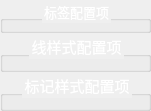
          <widget class="QWidget" name="page_3">
           <property name="geometry">
            <rect>
             <x>-72</x>
             <y>0</y>
             <width>151</width>
             <height>53</height>
            </rect>
           </property>
           <attribute name="icon">
            <iconset resource="wcqt.qrc">
             <normaloff>:/icon/images/动物/狐狸.png</normaloff>:/icon/images/动物/狐狸.png</iconset>
           </attribute>
           <attribute name="label">
            <string>系列配置</string>
           </attribute>
           <layout class="QGridLayout" name="gridLayout_4">
            <property name="leftMargin">
             <number>0</number>
            </property>
            <property name="topMargin">
             <number>0</number>
            </property>
            <property name="rightMargin">
             <number>0</number>
            </property>
            <property name="bottomMargin">
             <number>0</number>
            </property>
            <property name="spacing">
             <number>0</number>
            </property>
            <item row="0" column="0">
             <widget class="QGroupBox" name="groupBox_10">
              <property name="font">
               <font>
                <pointsize>10</pointsize>
               </font>
              </property>
              <property name="layoutDirection">
               <enum>Qt::LeftToRight</enum>
              </property>
              <property name="styleSheet">
               <string notr="true">background-image: url(:/bg/bg/g1.png);
color: rgb(255, 255, 255);</string>
              </property>
              <property name="title">
               <string>标签配置项</string>
              </property>
              <property name="alignment">
               <set>Qt::AlignCenter</set>
              </property>
              <widget class="QSpinBox" name="font_size">
               <property name="geometry">
                <rect>
                 <x>130</x>
                 <y>40</y>
                 <width>171</width>
                 <height>31</height>
                </rect>
               </property>
               <property name="font">
                <font>
                 <pointsize>12</pointsize>
                </font>
               </property>
               <property name="styleSheet">
                <string notr="true">background-color: rgb(0, 0, 0);</string>
               </property>
               <property name="minimum">
                <number>10</number>
               </property>
               <property name="maximum">
                <number>30</number>
               </property>
               <property name="value">
                <number>15</number>
               </property>
              </widget>
              <widget class="QLabel" name="label_12">
               <property name="geometry">
                <rect>
                 <x>10</x>
                 <y>40</y>
                 <width>101</width>
                 <height>23</height>
                </rect>
               </property>
               <property name="font">
                <font>
                 <family>3ds</family>
                 <pointsize>12</pointsize>
                 <weight>75</weight>
                 <bold>true</bold>
                </font>
               </property>
               <property name="text">
                <string>文字大小</string>
               </property>
              </widget>
              <widget class="QFontComboBox" name="font_family">
               <property name="geometry">
                <rect>
                 <x>130</x>
                 <y>90</y>
                 <width>171</width>
                 <height>31</height>
                </rect>
               </property>
               <property name="font">
                <font>
                 <pointsize>10</pointsize>
                </font>
               </property>
               <property name="styleSheet">
                <string notr="true">background-color: rgb(0, 0, 0);</string>
               </property>
              </widget>
              <widget class="QLabel" name="label_13">
               <property name="geometry">
                <rect>
                 <x>10</x>
                 <y>90</y>
                 <width>101</width>
                 <height>31</height>
                </rect>
               </property>
               <property name="font">
                <font>
                 <family>3ds</family>
                 <pointsize>12</pointsize>
                 <weight>75</weight>
                 <bold>true</bold>
                </font>
               </property>
               <property name="text">
                <string>文字字体</string>
               </property>
              </widget>
              <widget class="QPushButton" name="color">
               <property name="geometry">
                <rect>
                 <x>60</x>
                 <y>210</y>
                 <width>121</width>
                 <height>31</height>
                </rect>
               </property>
               <property name="font">
                <font>
                 <pointsize>12</pointsize>
                 <weight>75</weight>
                 <bold>true</bold>
                </font>
               </property>
               <property name="text">
                <string>设置颜色</string>
               </property>
              </widget>
              <widget class="QLabel" name="label_19">
               <property name="geometry">
                <rect>
                 <x>10</x>
                 <y>140</y>
                 <width>101</width>
                 <height>31</height>
                </rect>
               </property>
               <property name="font">
                <font>
                 <family>3ds</family>
                 <pointsize>12</pointsize>
                 <weight>75</weight>
                 <bold>true</bold>
                </font>
               </property>
               <property name="text">
                <string>位置</string>
               </property>
              </widget>
              <widget class="QComboBox" name="position">
               <property name="geometry">
                <rect>
                 <x>130</x>
                 <y>140</y>
                 <width>171</width>
                 <height>31</height>
                </rect>
               </property>
               <property name="font">
                <font>
                 <family>宋体</family>
                 <pointsize>12</pointsize>
                 <weight>50</weight>
                 <bold>false</bold>
                </font>
               </property>
               <property name="styleSheet">
                <string notr="true">background-color: rgb(0, 0, 0);</string>
               </property>
               <property name="insertPolicy">
                <enum>QComboBox::InsertAtBottom</enum>
               </property>
               <item>
                <property name="text">
                 <string>top</string>
                </property>
               </item>
               <item>
                <property name="text">
                 <string>bottom</string>
                </property>
               </item>
               <item>
                <property name="text">
                 <string>left</string>
                </property>
               </item>
               <item>
                <property name="text">
                 <string>right</string>
                </property>
               </item>
               <item>
                <property name="text">
                 <string>inside</string>
                </property>
               </item>
              </widget>
             </widget>
            </item>
            <item row="1" column="0">
             <widget class="QGroupBox" name="groupBox_11">
              <property name="font">
               <font>
                <pointsize>11</pointsize>
               </font>
              </property>
              <property name="layoutDirection">
               <enum>Qt::LeftToRight</enum>
              </property>
              <property name="styleSheet">
               <string notr="true">background-image: url(:/bg/bg/g1.png);
color: rgb(255, 255, 255);</string>
              </property>
              <property name="title">
               <string>线样式配置项</string>
              </property>
              <property name="alignment">
               <set>Qt::AlignCenter</set>
              </property>
              <widget class="QLabel" name="label_14">
               <property name="geometry">
                <rect>
                 <x>40</x>
                 <y>100</y>
                 <width>101</width>
                 <height>23</height>
                </rect>
               </property>
               <property name="font">
                <font>
                 <family>3ds</family>
                 <pointsize>12</pointsize>
                 <weight>75</weight>
                 <bold>true</bold>
                </font>
               </property>
               <property name="text">
                <string>弯曲度</string>
               </property>
              </widget>
              <widget class="QSpinBox" name="line_width">
               <property name="geometry">
                <rect>
                 <x>150</x>
                 <y>150</y>
                 <width>111</width>
                 <height>22</height>
                </rect>
               </property>
               <property name="font">
                <font>
                 <pointsize>12</pointsize>
                </font>
               </property>
               <property name="styleSheet">
                <string notr="true">background-color: rgb(0, 0, 0);</string>
               </property>
               <property name="minimum">
                <number>0</number>
               </property>
               <property name="maximum">
                <number>20</number>
               </property>
               <property name="value">
                <number>1</number>
               </property>
              </widget>
              <widget class="QLabel" name="label_16">
               <property name="geometry">
                <rect>
                 <x>40</x>
                 <y>150</y>
                 <width>101</width>
                 <height>23</height>
                </rect>
               </property>
               <property name="font">
                <font>
                 <family>3ds</family>
                 <pointsize>12</pointsize>
                 <weight>75</weight>
                 <bold>true</bold>
                </font>
               </property>
               <property name="text">
                <string>线宽</string>
               </property>
              </widget>
              <widget class="QLabel" name="label_17">
               <property name="geometry">
                <rect>
                 <x>40</x>
                 <y>60</y>
                 <width>101</width>
                 <height>23</height>
                </rect>
               </property>
               <property name="font">
                <font>
                 <family>3ds</family>
                 <pointsize>12</pointsize>
                 <weight>75</weight>
                 <bold>true</bold>
                </font>
               </property>
               <property name="styleSheet">
                <string notr="true"/>
               </property>
               <property name="text">
                <string>透明度</string>
               </property>
              </widget>
              <widget class="QDoubleSpinBox" name="opacity">
               <property name="geometry">
                <rect>
                 <x>150</x>
                 <y>60</y>
                 <width>111</width>
                 <height>22</height>
                </rect>
               </property>
               <property name="font">
                <font>
                 <pointsize>12</pointsize>
                </font>
               </property>
               <property name="styleSheet">
                <string notr="true">background-color: rgb(0, 0, 0);</string>
               </property>
               <property name="decimals">
                <number>1</number>
               </property>
               <property name="maximum">
                <double>1.000000000000000</double>
               </property>
               <property name="singleStep">
                <double>0.100000000000000</double>
               </property>
               <property name="value">
                <double>1.000000000000000</double>
               </property>
              </widget>
              <widget class="QDoubleSpinBox" name="curve">
               <property name="geometry">
                <rect>
                 <x>150</x>
                 <y>100</y>
                 <width>111</width>
                 <height>22</height>
                </rect>
               </property>
               <property name="font">
                <font>
                 <pointsize>12</pointsize>
                </font>
               </property>
               <property name="styleSheet">
                <string notr="true">background-color: rgb(0, 0, 0);</string>
               </property>
               <property name="decimals">
                <number>1</number>
               </property>
               <property name="maximum">
                <double>5.000000000000000</double>
               </property>
               <property name="singleStep">
                <double>0.100000000000000</double>
               </property>
               <property name="value">
                <double>0.000000000000000</double>
               </property>
              </widget>
             </widget>
            </item>
            <item row="2" column="0">
             <widget class="QGroupBox" name="groupBox_12">
              <property name="font">
               <font>
                <pointsize>11</pointsize>
               </font>
              </property>
              <property name="layoutDirection">
               <enum>Qt::LeftToRight</enum>
              </property>
              <property name="styleSheet">
               <string notr="true">background-image: url(:/bg/bg/g1.png);
color: rgb(255, 255, 255);</string>
              </property>
              <property name="title">
               <string>标记样式配置项</string>
              </property>
              <property name="alignment">
               <set>Qt::AlignCenter</set>
              </property>
              <widget class="QCheckBox" name="checkBox_4">
               <property name="geometry">
                <rect>
                 <x>10</x>
                 <y>40</y>
                 <width>121</width>
                 <height>19</height>
                </rect>
               </property>
               <property name="font">
                <font>
                 <pointsize>12</pointsize>
                </font>
               </property>
               <property name="text">
                <string>标记点</string>
               </property>
              </widget>
              <widget class="QCheckBox" name="checkBox_5">
               <property name="geometry">
                <rect>
                 <x>160</x>
                 <y>40</y>
                 <width>121</width>
                 <height>19</height>
                </rect>
               </property>
               <property name="font">
                <font>
                 <pointsize>12</pointsize>
                </font>
               </property>
               <property name="text">
                <string>标记线</string>
               </property>
              </widget>
              <widget class="QComboBox" name="position_2">
               <property name="geometry">
                <rect>
                 <x>10</x>
                 <y>80</y>
                 <width>101</width>
                 <height>31</height>
                </rect>
               </property>
               <property name="font">
                <font>
                 <family>宋体</family>
                 <pointsize>12</pointsize>
                 <weight>50</weight>
                 <bold>false</bold>
                </font>
               </property>
               <property name="styleSheet">
                <string notr="true">background-color: rgb(0, 0, 0);</string>
               </property>
               <property name="insertPolicy">
                <enum>QComboBox::InsertAtBottom</enum>
               </property>
               <item>
                <property name="text">
                 <string>min</string>
                </property>
               </item>
               <item>
                <property name="text">
                 <string>max</string>
                </property>
               </item>
               <item>
                <property name="text">
                 <string>average</string>
                </property>
               </item>
              </widget>
              <widget class="QComboBox" name="Treesymbol_2">
               <property name="geometry">
                <rect>
                 <x>160</x>
                 <y>80</y>
                 <width>101</width>
                 <height>31</height>
                </rect>
               </property>
               <property name="font">
                <font>
                 <family>宋体</family>
                 <pointsize>12</pointsize>
                 <weight>75</weight>
                 <bold>true</bold>
                </font>
               </property>
               <property name="styleSheet">
                <string notr="true">background-color: rgb(0, 0, 0);</string>
               </property>
               <property name="insertPolicy">
                <enum>QComboBox::InsertAtBottom</enum>
               </property>
               <item>
                <property name="text">
                 <string>圆</string>
                </property>
               </item>
               <item>
                <property name="text">
                 <string>矩形</string>
                </property>
               </item>
               <item>
                <property name="text">
                 <string>圆角矩形</string>
                </property>
               </item>
               <item>
                <property name="text">
                 <string>三角形</string>
                </property>
               </item>
               <item>
                <property name="text">
                 <string>钻石形</string>
                </property>
               </item>
               <item>
                <property name="text">
                 <string>针形</string>
                </property>
               </item>
               <item>
                <property name="text">
                 <string>箭头形</string>
                </property>
               </item>
              </widget>
             </widget>
            </item>
           </layout>
          </widget>
